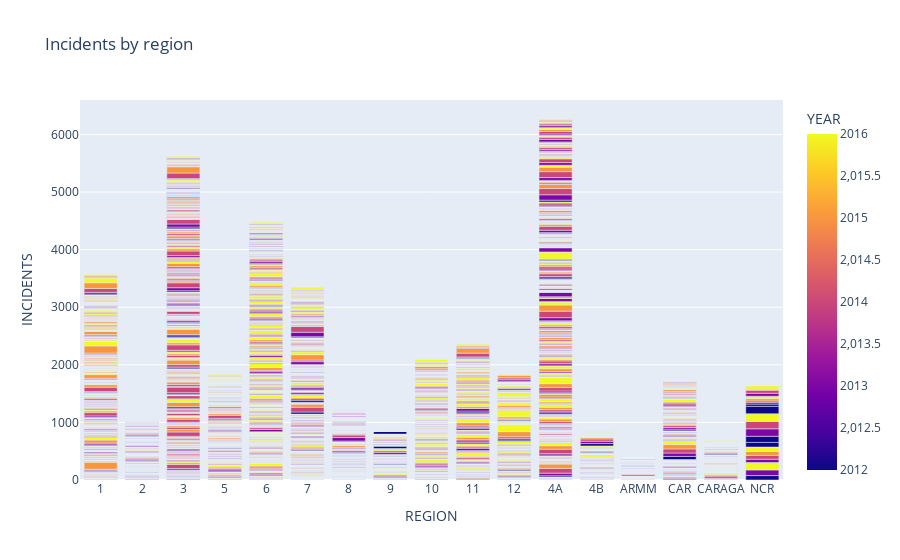

Notebook source saved alongside this figure:
### Markdown cell above
# Bar chart of total incidents by region

### Code cell
fig2=px.bar(df,x='REGION', y='INCIDENTS',
            title="Incidents by region",
            color="REGION"
           )
fig2.show()

### Figure 1 — Plotly figure (JSON) as saved in the notebook; plotly's stock layout.template omitted (floating-point values rounded to 4 significant figures; data arrays with more than 128 entries replaced by an {"elided": "..."} marker saying what was removed)
{"data": [{"alignmentgroup": "True", "hovertemplate": "REGION=%{x}<br>INCIDENTS=%{y}<br>YEAR=%{marker.color}<extra></extra>", "legendgroup": "", "marker": {"color": {"elided": "8003 int values"}, "coloraxis": "coloraxis", "pattern": {"shape": ""}}, "name": "", "offsetgroup": "", "orientation": "v", "showlegend": false, "textposition": "auto", "type": "bar", "x": {"elided": "8003 str values"}, "xaxis": "x", "y": {"elided": "8003 int values"}, "yaxis": "y"}], "layout": {"autosize": true, "barmode": "relative", "coloraxis": {"colorbar": {"title": {"text": "YEAR"}}, "colorscale": [[0, "#0d0887"], [0.1111, "#46039f"], [0.2222, "#7201a8"], [0.3333, "#9c179e"], [0.4444, "#bd3786"], [0.5556, "#d8576b"], [0.6667, "#ed7953"], [0.7778, "#fb9f3a"], [0.8889, "#fdca26"], [1, "#f0f921"]]}, "legend": {"tracegroupgap": 0}, "title": {"text": "Incidents by region"}, "xaxis": {"anchor": "y", "autorange": true, "domain": [0, 1], "range": [-0.5, 16.5], "title": {"text": "REGION"}, "type": "category"}, "yaxis": {"anchor": "x", "autorange": true, "domain": [0, 1], "range": [0, 6599.0], "title": {"text": "INCIDENTS"}, "type": "linear"}}}
